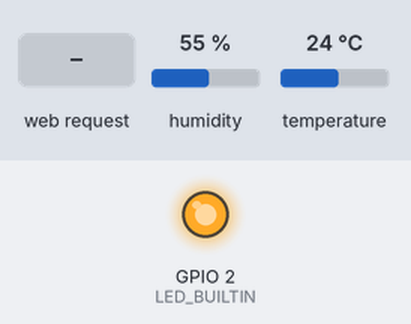
A program run on a simulated ESP8266 (NodeMCU). Parts: output pins drawn as LEDs (lit = HIGH, except the on-board LED, lit = LOW). The test bench sets the inputs (shaded band); at power-on: humidity 55 %, temperature 24 °C. WiFi joins after 1.5 s; servers stay silent unless stated; what the program prints to the serial monitor is not drawn.

Above: at 0.1 s.
At 2.7 s:
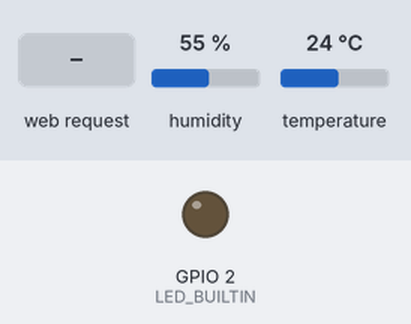
2.8 s: HTTP request GET /info received
Timing chart, 0 to 5.8 s (numbered marks = the images above; inputs shaded):
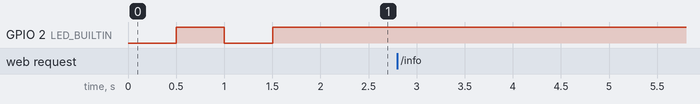

Measured:
- after the input at 2.8 s, every drawn part: stays the same

The program:

main.cpp
```cpp
/**
 * @author hyie (github.com/hyiev1)
 * @date 09/12/2020
 *
 * used libraries:
 *    https://github.com/bblanchon/ArduinoJson (arduinojson.org)
 *    https://github.com/adafruit/DHT-sensor-library (adafruit.com)
**/
#include <Arduino.h>

#include <ESP8266WiFi.h>
#include <ESP8266WebServer.h>

#include <DHT.h>
#include <ArduinoJson.h>

#define DHTPIN 0
#define DHTTYPE DHT11

ESP8266WebServer server(80);
DHT dht(DHTPIN, DHTTYPE);

String ssid = "<ssid>";
String pass = "<password>";

IPAddress myIP;


float temperature = 0;
float humidity = 0;
bool update = true;

void handleInfo() {
  if(update) {
    temperature = dht.readTemperature(false); // true = Fahrenheit | false = Celcius
    humidity = dht.readHumidity();
    update = false;
    Serial.println("Updated data: Temperature: " + String(temperature) + " | Humidity: " + String(humidity));
  }

  DynamicJsonDocument doc(512);
  doc["temperature"] = temperature;
  doc["humidity"] = humidity;

  String buffer;
  serializeJson(doc, buffer);
  server.send(200, "application/json", buffer);

  Serial.println("Sent data: Temperature: " + String(temperature) + " | Humidity: " + String(humidity));
}
void handleMain() {
  server.send(200, "text/html", "Hello " + server.client().remoteIP().toString() + "!");
}
void handleNotFound() {
  server.send(404, "text/html", "Requested site not found!");
}

void setup()
{
  Serial.begin(9600);
  pinMode(LED_BUILTIN, OUTPUT);
  Serial.println("Starting ESP");

  // Connecting to WiFi
  WiFi.begin(ssid, pass);
  Serial.println("Connecting to " + ssid + "!");
  bool blink = true;
  while(WiFi.status() != WL_CONNECTED) {
    delay(500);
    Serial.print(".");
    digitalWrite(LED_BUILTIN, blink);
    blink = !blink;
  }
  Serial.println("\nSuccessfully connected!");
  Serial.println("Local IP: " + WiFi.localIP().toString());

  // Starting Server
  server.onNotFound(handleNotFound);
  server.on("/", HTTP_GET, handleMain);
  server.on("/info", HTTP_GET, handleInfo);

  server.begin();
  dht.begin();

  Serial.println("Started Server & DHT.");
  digitalWrite(LED_BUILTIN, HIGH);
}


const int PAUSE = 10000; // 10s
long lastActionTime = -1;

void loop()
{
  server.handleClient();

  if(update) {
    lastActionTime = millis();
  }
  else if (lastActionTime<(millis()-PAUSE)) {
    lastActionTime = millis();
    Serial.println("10s passed.");
    update = true;
  }
}
```
